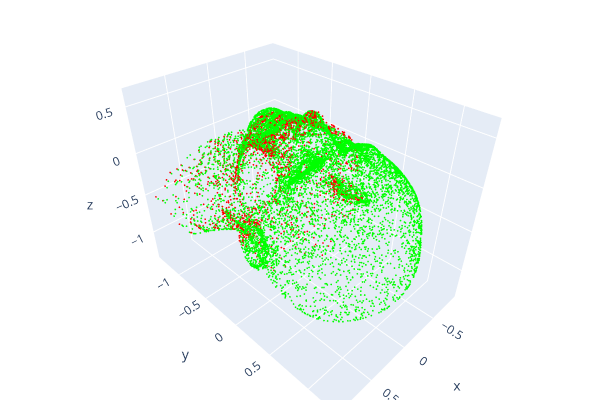

Notebook source saved alongside this figure:
### Code cell
o3d.visualization.draw_plotly([ref_pcd, src_pcd.transform(T)])

### Figure 1 — Plotly figure (JSON) as saved in the notebook; plotly's stock layout.template omitted (floating-point values rounded to 4 significant figures; data arrays with more than 128 entries replaced by an {"elided": "..."} marker saying what was removed)
{"data": [{"marker": {"color": {"elided": "10788x3 float values"}, "size": 1}, "mode": "markers", "type": "scatter3d", "x": {"elided": "10788 float values"}, "y": {"elided": "10788 float values"}, "z": {"elided": "10788 float values"}}, {"marker": {"color": {"elided": "2436x3 float values"}, "size": 1}, "mode": "markers", "type": "scatter3d", "x": {"elided": "2436 float values"}, "y": {"elided": "2436 float values"}, "z": {"elided": "2436 float values"}}], "layout": {"height": 400, "margin": {"b": 0, "l": 0, "r": 0, "t": 0}, "scene": {"camera": {"center": {"x": 0, "y": 0, "z": 0}, "up": {"x": 0, "y": 0, "z": 1}}}, "showlegend": false, "width": 600}}
